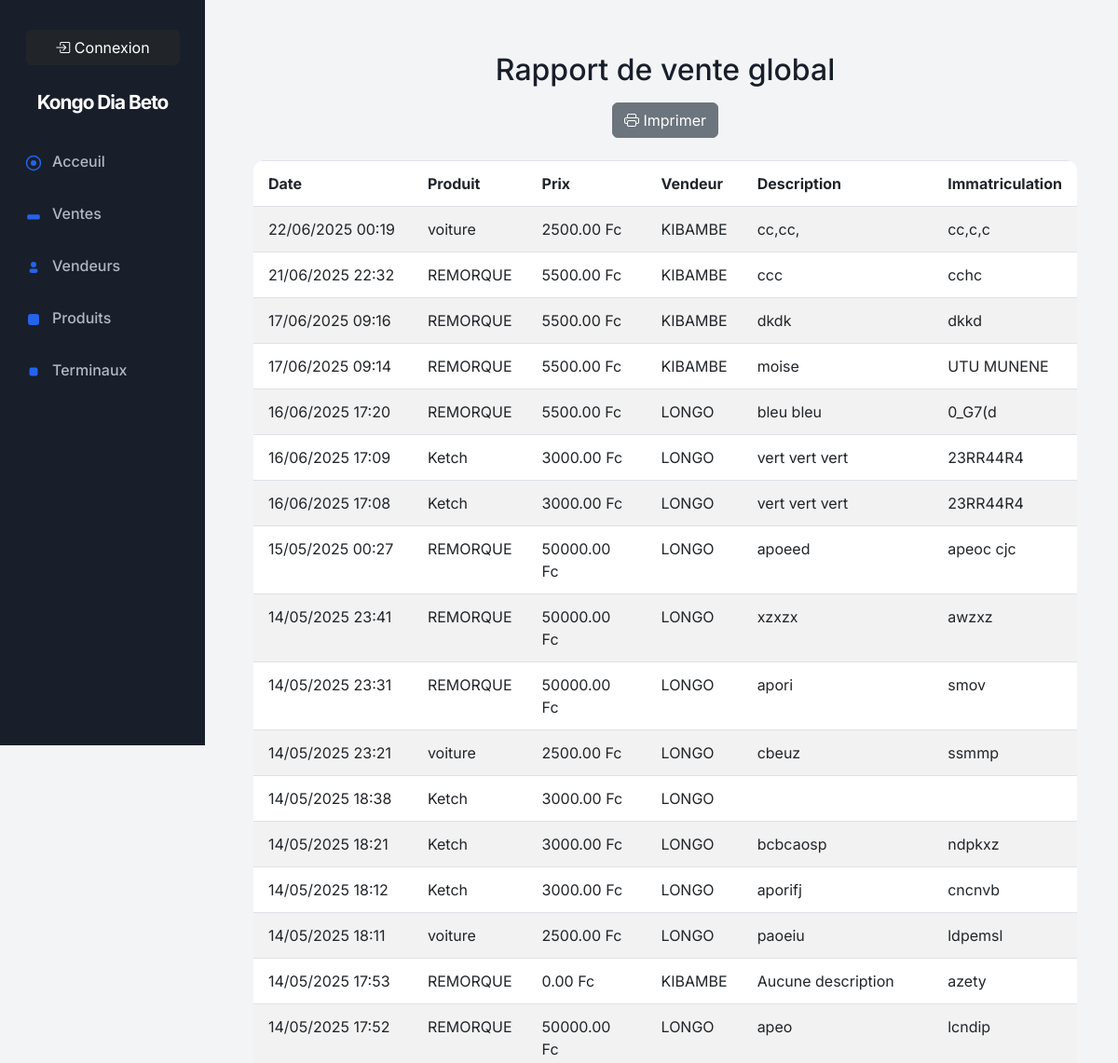
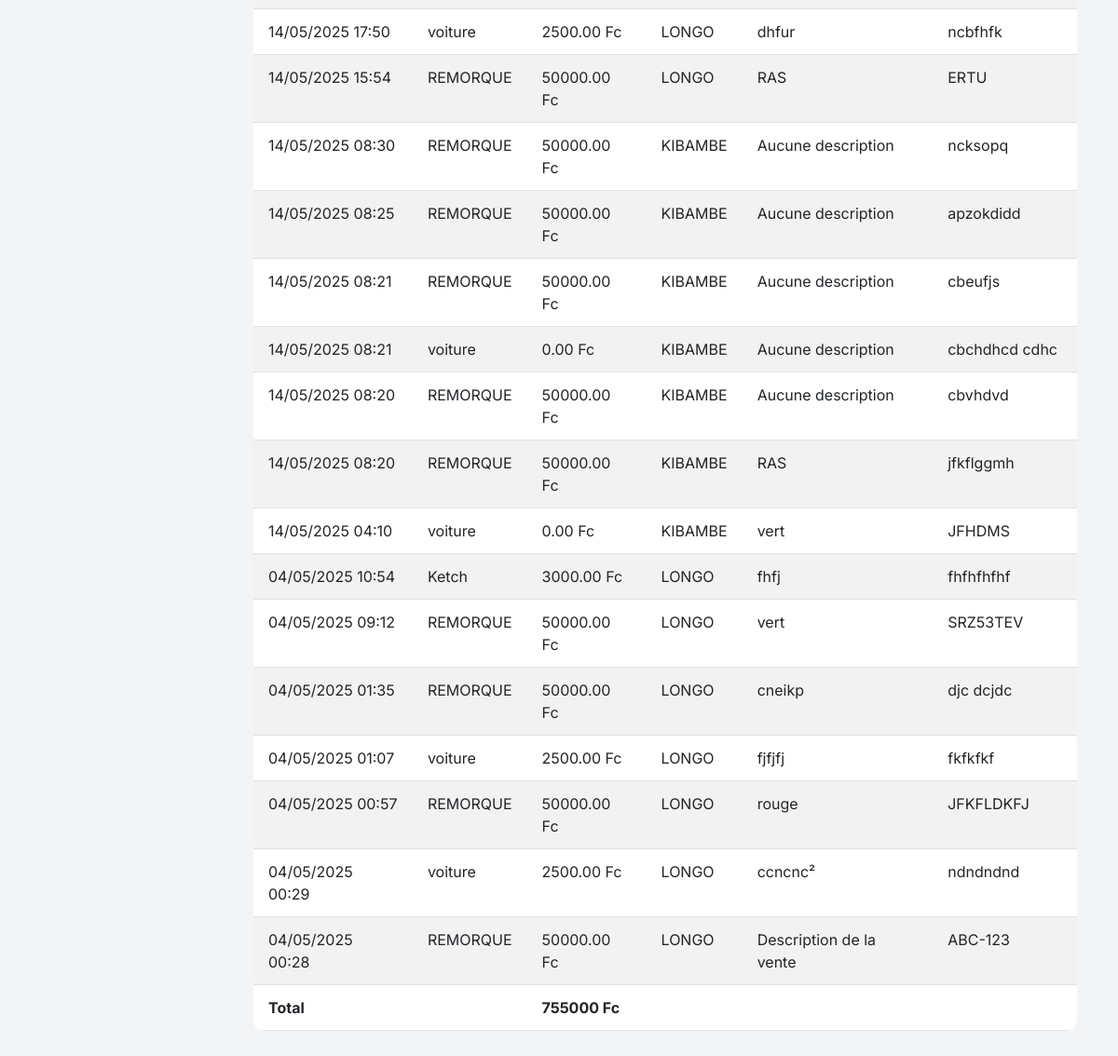
Page /api/rapport-vendeur/print/ on the earlier database version (2 pictures, top to bottom).
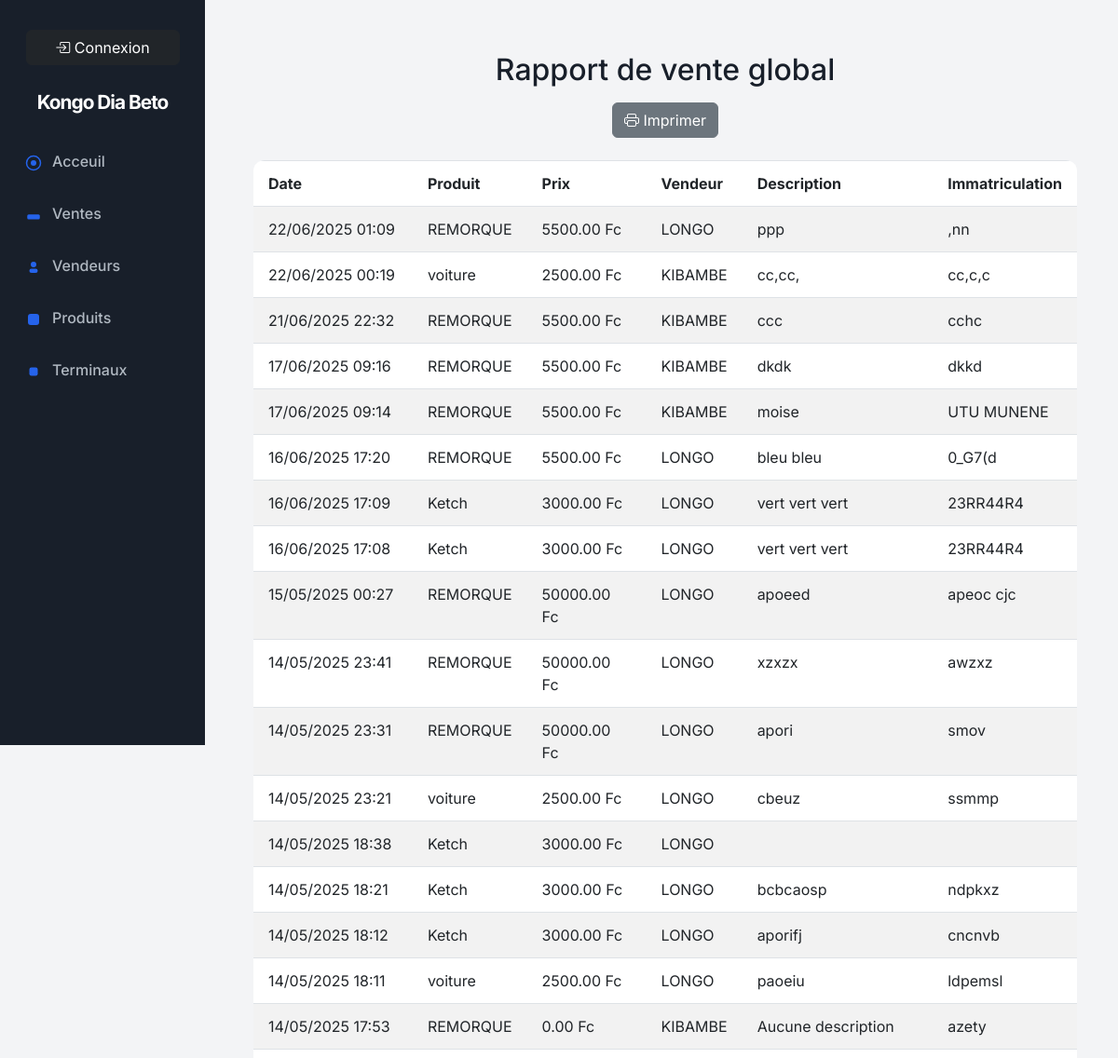
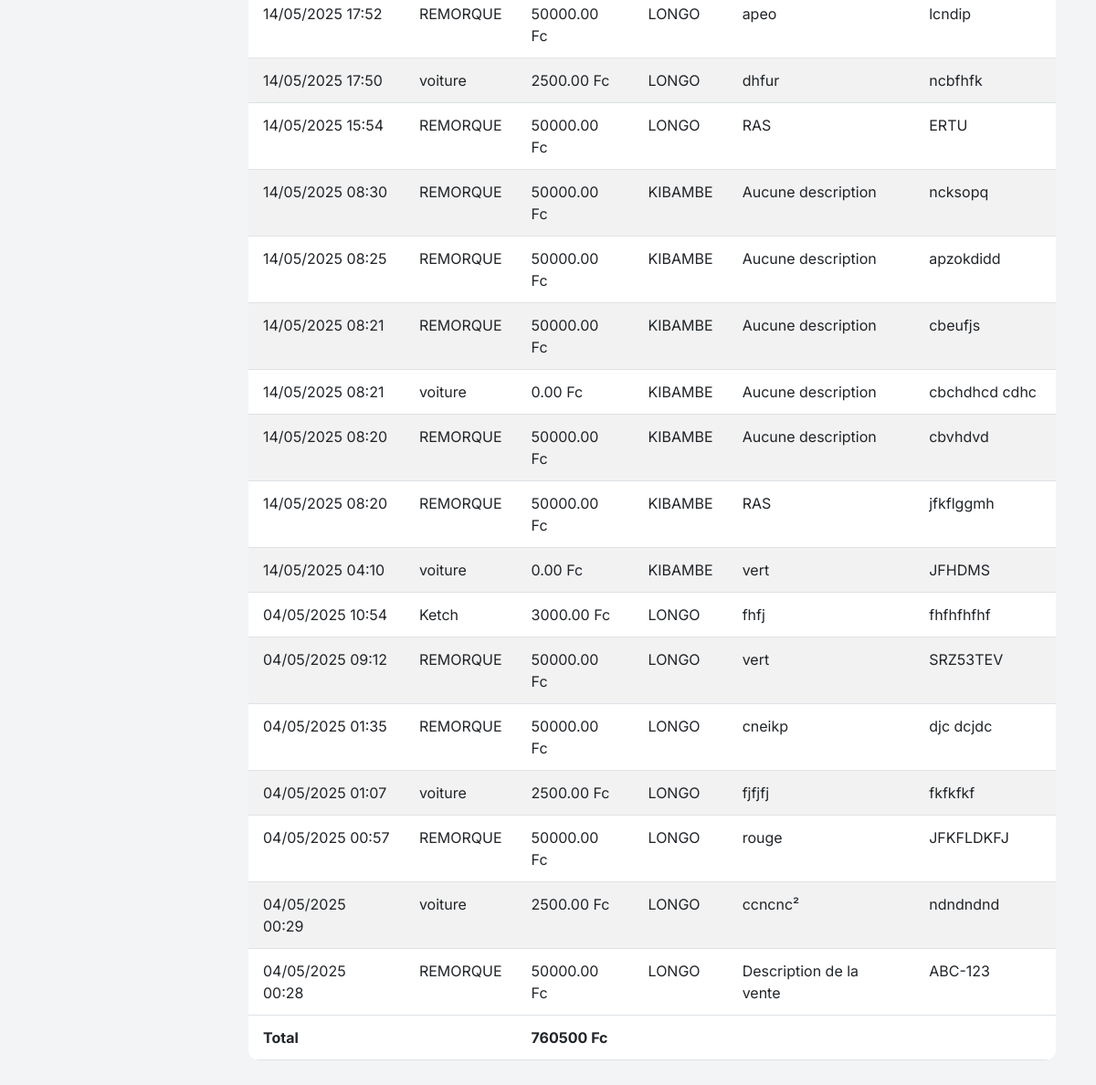
Same page on the later database version (2 pictures, top to bottom).
### apps/sales/models.py (models this page shows, shortened)
class Sale(models.Model):
    produit = models.ForeignKey('Produit', on_delete=models.CASCADE)  # Champ correct
    seller = models.ForeignKey('Vendeur', on_delete=models.CASCADE)
    description = models.TextField(default="Aucune description")
    license_plate = models.CharField(max_length=20)
    price = models.DecimalField(max_digits=10, decimal_places=2, default=0.0)
    created_at = models.DateTimeField(auto_now_add=True)
    SOURCE_CHOICES = [
        ('POS', 'Point of Sale'),
        ('WEB', 'Web'),
        ('OTHER', 'Autre'),
    ]
    source = models.CharField(max_length=10, choices=SOURCE_CHOICES, default='WEB')

class Produit(models.Model):
    nom_produit = models.CharField(max_length=100)  # Nom du produit
    prix = models.DecimalField(max_digits=10, decimal_places=2, default=0.0)  # Prix par défaut
    default_description = models.TextField(blank=True, null=True)  # Description par défaut
    created_at = models.DateTimeField(default=now)  # Utiliser timezone.now comme valeur par défaut

class Vendeur(models.Model):
    nom_du_vendeur = models.CharField(max_length=100)
    email = models.EmailField(max_length=255, unique=True)  # Adresse e-mail

### apps/sales/views.py (the view)
# urls.py: path('rapport-vendeur/print/', rapport_vente_vendeur_print, name='rapport_vente_vendeur_print'),
def rapport_vente_vendeur_print(request, vendeur_id=None):
    if vendeur_id:
        vendeur = Vendeur.objects.get(id=vendeur_id)
        ventes = Sale.objects.filter(seller=vendeur).order_by('-created_at')
    else:
        vendeur = None
        ventes = Sale.objects.all().order_by('-created_at')
    total_ventes = ventes.aggregate(total=Sum('price'))['total'] or 0
    return render(request, 'rapport_vente_vendeur_print.html', {'ventes': ventes, 'vendeur': vendeur, 'total_ventes': total_ventes})

### apps/sales/views.py (called while the page is built)
def base_context(request):
    return {'vendeur_id': request.session.get('vendeur_id')}

### apps/sales/templates/rapport_vente_vendeur_print.html (shortened to what this page needs)
{% extends "base.html" %}
{% block content %}
<div class="container mt-4">
    <div class="text-center mb-4">
        <h2>Rapport de vente {% if vendeur %}de {{ vendeur.nom_du_vendeur }}{% else %}global{% endif %}</h2>
        <button class="btn btn-secondary d-print-none mt-2" onclick="window.print()"><i class="bi bi-printer"></i> Imprimer</button>
    </div>
    <table class="table table-bordered table-striped">
        <thead>
            <tr>
                <th>Date</th>
                <th>Produit</th>
                <th>Prix</th>
                <th>Vendeur</th>
                <th>Description</th>
                <th>Immatriculation</th>
            </tr>
        </thead>
        <tbody>
            {% for vente in ventes %}
            <tr>
                <td>{{ vente.created_at|date:'d/m/Y H:i' }}</td>
                <td>{{ vente.produit.nom_produit }}</td>
                <td>{{ vente.price }} Fc</td>
                <td>{{ vente.seller.nom_du_vendeur }}</td>
                <td>{{ vente.description }}</td>
                <td>{{ vente.license_plate }}</td>
            </tr>
            {% empty %}
            <tr><td colspan="6" class="text-center">Aucune vente trouvée.</td></tr>
            {% endfor %}
        </tbody>
        <tfoot>
            <tr>
                <th colspan="2">Total</th>
                <th colspan="4">{{ total_ventes|default:0 }} Fc</th>
            </tr>
        </tfoot>
    </table>
</div>
{% endblock %}

Differences in the rows shown:
added Sale: created_at "22/06/2025 01:09", produit.nom_produit "REMORQUE", price "5500.00", seller.nom_du_vendeur "LONGO", description "ppp", license_plate ",nn"
Other differences:
{{ total_ventes|default:0 }}: "755000" → "760500"
